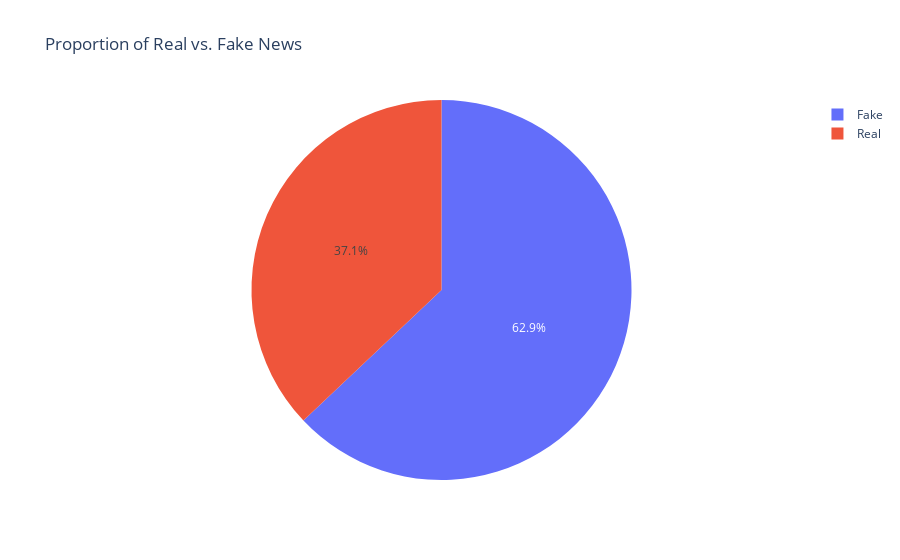

The notebook cell this image was saved under:
### Code cell
#real vs fake
fig = px.pie(data,names='label',title='Proportion of Real vs. Fake News')
fig.show()

### Figure 1 — Plotly figure (JSON) as saved in the notebook; plotly's stock layout.template omitted (floating-point values rounded to 4 significant figures; data arrays with more than 128 entries replaced by an {"elided": "..."} marker saying what was removed)
{"data": [{"domain": {"x": [0, 1], "y": [0, 1]}, "hovertemplate": "label=%{label}<extra></extra>", "labels": {"elided": "2035 str values"}, "legendgroup": "", "name": "", "showlegend": true, "type": "pie"}], "layout": {"legend": {"tracegroupgap": 0}, "title": {"text": "Proportion of Real vs. Fake News"}}}
